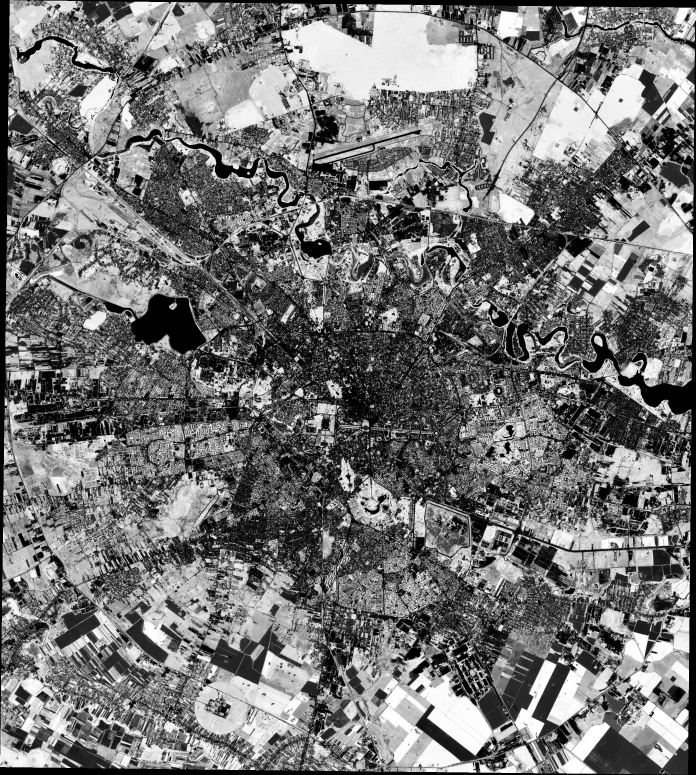
#> input picture ndvi/image_0001.jpg, 2086 x 2325 px (shown at 1/3 size); its folder holds 4 pictures in this run
$ python tsne_cube_ndvi_pass.py
#> lines starting #> are read from the running program, lines starting #| are printed output that depends on the picture
# -*- coding: utf-8 -*-
"""
Created on Fri Jan 19 22:41:59 2024

@author: Andrei
"""

#%% Imports
import cv2
import numpy as np
from sklearn.manifold import TSNE
import matplotlib.pyplot as plt
import os
from plotly.offline import plot
import pandas as pd
import plotly.express as px
from sklearn.manifold import TSNE
from sklearn.decomposition import PCA
import plotly.io as pio

#%% Load ndvi images

# Define the cropping coordinates
# x1, x2 = 500, 1000
# y1, y2 = 1950, 2300

x1, x2 = 500, 600
y1, y2 = 1950, 2100

# Specify the path to your folder containing images

work_dir = os.getcwd()
folder_path = work_dir + '/ndvi'

# Initialize an empty list to store image values
ndvi_data = []

# Loop through each file in the folder
for filename in os.listdir(folder_path):
    file_path = os.path.join(folder_path, filename)

    # Check if the file is an image (you might want to add more sophisticated checks)
    if os.path.isfile(file_path) and filename.lower().endswith(('.png', '.jpg', '.jpeg')):
        # Open the image using cv2
        img = cv2.imread(file_path, cv2.IMREAD_GRAYSCALE)
#> img is the input picture: shape (2325, 2086); min 0, max 255, mean 116.7
        img = img[y1:y2, x1:x2]
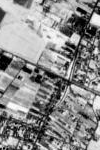
#> img: shape (150, 100); min 0, max 255, mean 139.6

        # Check if the image was successfully loaded
        if img is not None:
            # Flatten the image array and append to the list
            # img_values = img.flatten().tolist()
            ndvi_data.append(img)
#> pass 2 of the loop `for filename in os.listdir(folder_path):`:
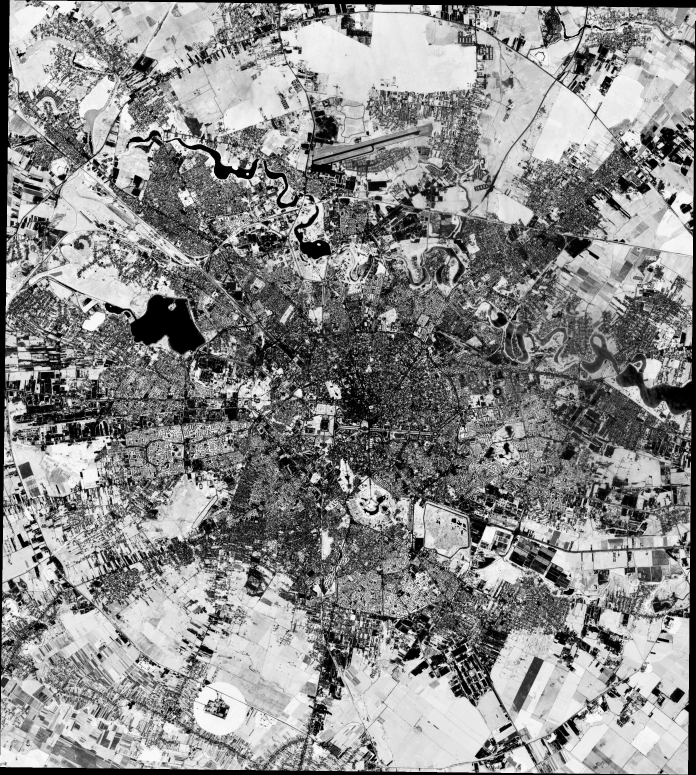
#> input picture ndvi/image_0002.jpg, 2086 x 2325 px (shown at 1/3 size)
#> img is the input picture: shape (2325, 2086); min 0, max 255, mean 138.2
#> `img = img[y1:y2, x1:x2]`:
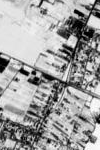
#> img: shape (150, 100); min 0, max 255, mean 160.8
#> pass 3 of the loop `for filename in os.listdir(folder_path):`:
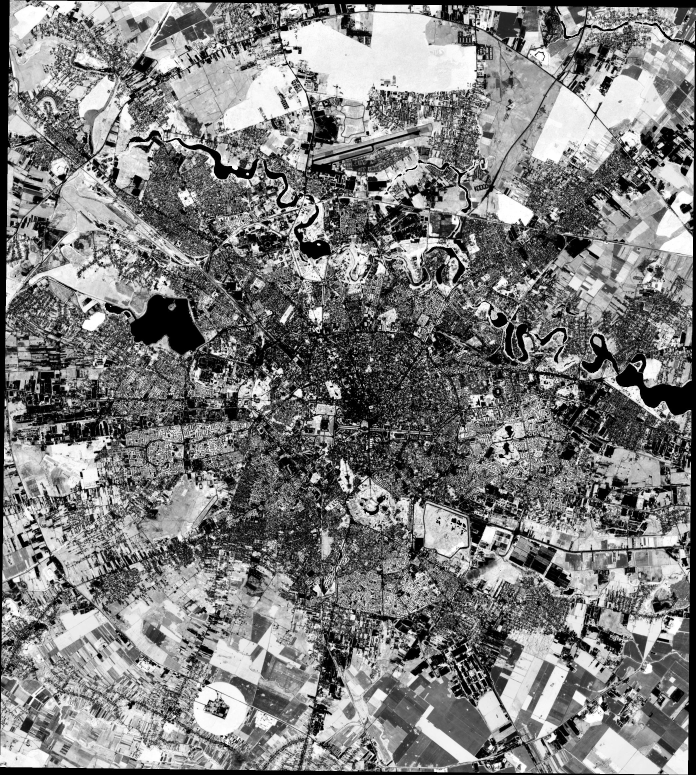
#> input picture ndvi/image_0003.jpg, 2086 x 2325 px (shown at 1/3 size)
#> img is the input picture: shape (2325, 2086); min 0, max 255, mean 125.1
#> `img = img[y1:y2, x1:x2]`:
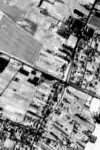
#> img: shape (150, 100); min 0, max 255, mean 141.8
#> the loop made 4 passes; the first 3 are shown

# Convert the list of 2D arrays to a 3D NumPy array
ndvi_data = np.array(ndvi_data)

#%% Flatten each 2D array in image_values to make it compatible with t-SNE
#> (the run stopped early here; a loop or call above may not have finished)
